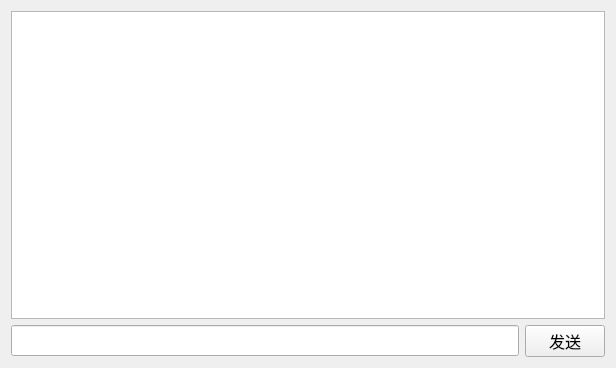
<?xml version="1.0" encoding="UTF-8"?>
<ui version="4.0">
 <class>Chat</class>
 <widget class="QWidget" name="Chat">
  <property name="geometry">
   <rect>
    <x>0</x>
    <y>0</y>
    <width>616</width>
    <height>368</height>
   </rect>
  </property>
  <property name="windowTitle">
   <string>聊天</string>
  </property>
  <layout class="QVBoxLayout" name="verticalLayout">
   <item>
    <widget class="QTextEdit" name="show_TE">
     <property name="readOnly">
      <bool>true</bool>
     </property>
    </widget>
   </item>
   <item>
    <layout class="QHBoxLayout" name="horizontalLayout">
     <item>
      <widget class="QLineEdit" name="input_LE">
       <property name="font">
        <font>
         <family>Agency FB</family>
         <pointsize>12</pointsize>
        </font>
       </property>
      </widget>
     </item>
     <item>
      <widget class="QPushButton" name="send_PB">
       <property name="font">
        <font>
         <family>Agency FB</family>
         <pointsize>12</pointsize>
        </font>
       </property>
       <property name="text">
        <string>发送</string>
       </property>
      </widget>
     </item>
    </layout>
   </item>
  </layout>
 </widget>
 <resources/>
 <connections/>
</ui>
